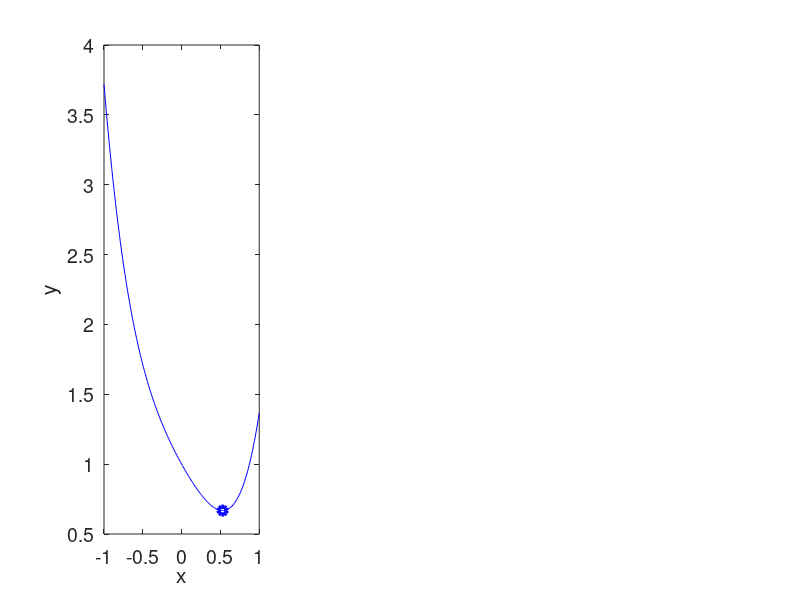

Here is the MATLAB script that generated this plot: (Note: this script raises an error after producing the figure.)
addpath('../code');

set(0, 'defaultaxesfontsize', 14);
set(0, 'defaulttextfontsize', 14);


% исходные данные
f = @(X) X.^4 + exp(-X)
X = -1:0.01:1;
[a b] = deal(-0.5, 1)
e = 0.1


% минимум
[targetxm, targetym] = fminbnd(f, a, b)

% работа алгоритмов
Fm = {@dichotomy, @gold, @fibonacci};
Name = {'Дихотомии', 'Золотого сечения', 'Фибоначчи'};

for i = 1:length(Fm)
    subplot(1, 3, i);

    plot(X, f(X), 'Color', 'b');
    xlabel('x');
    ylabel('y');
    hold on;

    plot(targetxm, targetym, 'bo', 'LineWidth', 3);


    [xm, ym, info] = Fm{i}(f, a, b, e);
    title([Name{i}, ', Шагов ', num2str(info.nstep), ', Вычислений ', num2str(info.ncalc)]);

    segment = plot([info.Approx(1, 1) info.Approx(1, 2)], [0 0], 'Color', 'r', 'LineWidth', 3);
    for j = 1:length(info.Approx) - 1
        st = info.Approx(j, :);
        en = info.Approx(j+1, :);
        if st(1) != en(1) 
            shinkseg(st(1), en(1), segment, 1);
        end
        if st(2) != en(2) 
            shinkseg(st(2), en(2), segment, 1);
        end
    end

    plot(xm, ym, 'ro', 'LineWidth', 3); 
end

% зависимость от точности
figure;
hold on;

E = linspace(0.0001, 0.2, 100);
for i = 1:length(Fm)
    N = [];
    for e = E
        [xm ym info] = Fm{i}(f, a, b, e);
        N = [N info.ncalc];
    end
    plot(E, N);
end

legend(Name);
xlabel('Погрешность');
ylabel('Вычислений');


pause
